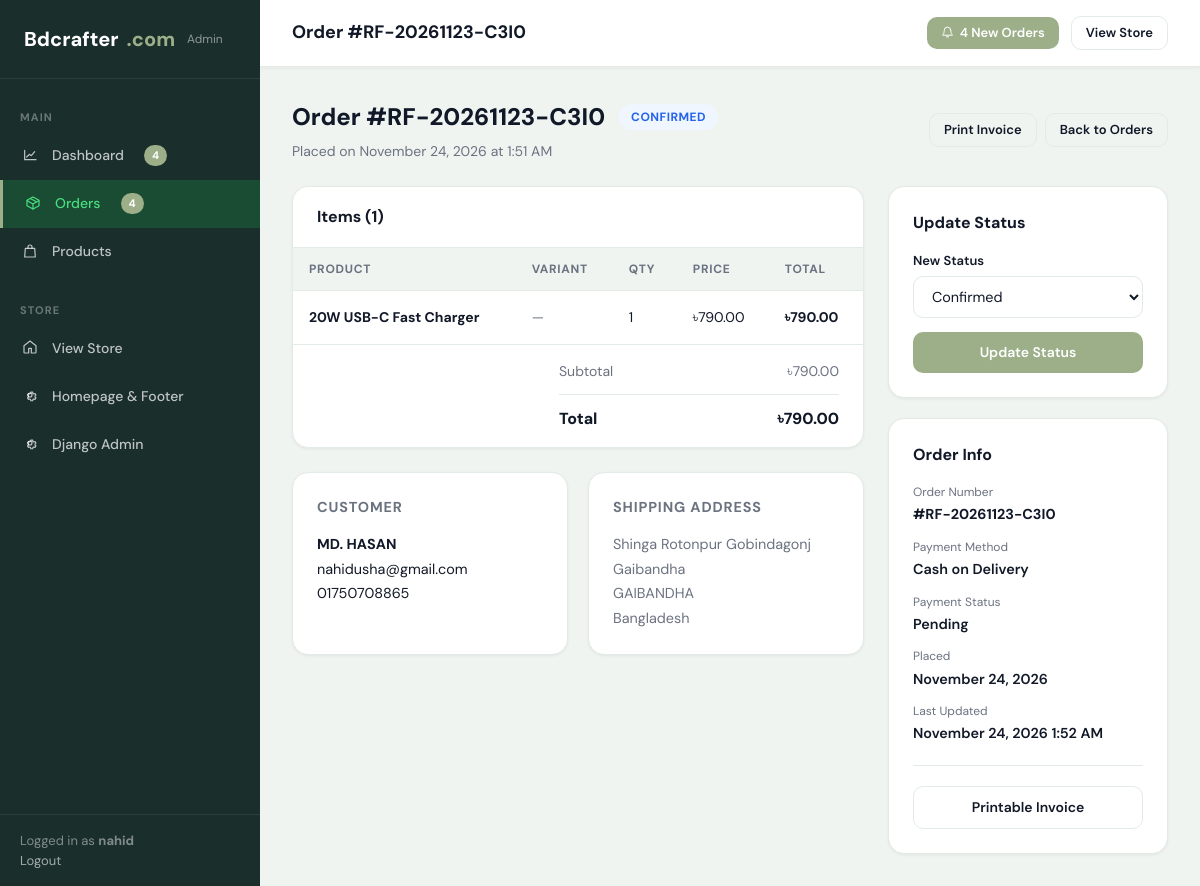
Screenshot of /store-admin/orders/13/ (signed in) with the database file from the repository.
### shop/models.py (models this page shows, shortened)
class Order(models.Model):
    CURRENCY_CHOICES = Product.CURRENCY_CHOICES
    STATUS_CHOICES = [
        ('pending', 'Pending'),
        ('confirmed', 'Confirmed'),
        ('processing', 'Processing'),
        ('packed', 'Packed'),
        ('shipped', 'Shipped'),
        ('delivered', 'Delivered'),
        ('cancelled', 'Cancelled'),
        ('returned', 'Returned'),
        ('refunded', 'Refunded'),
    ]
    user = models.ForeignKey(User, related_name='orders', on_delete=models.SET_NULL, null=True, blank=True)
    order_number = models.CharField(max_length=30, unique=True, blank=True)
    session_key = models.CharField(max_length=40, blank=True)
    first_name = models.CharField(max_length=120)
    last_name = models.CharField(max_length=120)
    email = models.EmailField()
    phone = models.CharField(max_length=40)
    shipping_address = models.CharField(max_length=255)
    shipping_city = models.CharField(max_length=100)
    shipping_state = models.CharField(max_length=100, blank=True)
    shipping_postal_code = models.CharField(max_length=40, blank=True)
    shipping_country = models.CharField(max_length=100, default='Bangladesh')
    billing_address = models.CharField(max_length=255, blank=True)
    billing_city = models.CharField(max_length=100, blank=True)
    billing_state = models.CharField(max_length=100, blank=True)
    billing_postal_code = models.CharField(max_length=40, blank=True)
    billing_country = models.CharField(max_length=100, blank=True)
    note = models.TextField(blank=True)
    coupon = models.ForeignKey(Coupon, null=True, blank=True, on_delete=models.SET_NULL)
    discount = models.DecimalField(max_digits=10, decimal_places=2, default=0)
    shipping_cost = models.DecimalField(max_digits=10, decimal_places=2, default=0)
    total = models.DecimalField(max_digits=12, decimal_places=2)
    currency = models.CharField(max_length=3, choices=CURRENCY_CHOICES, default='BDT')
    requires_quote = models.BooleanField(default=False)
    payment_method = models.CharField(max_length=50, default='Cash on Delivery')
    payment_status = models.CharField(max_length=60, default='Pending')
    status = models.CharField(max_length=30, choices=STATUS_CHOICES, default='pending')
    is_new = models.BooleanField(default=True)  # For admin "new order" indicator
    created_at = models.DateTimeField(auto_now_add=True)
    updated_at = models.DateTimeField(auto_now=True)
    class Meta:
        ordering = ['-created_at']
    def get_subtotal(self):
        return sum(item.total_price() for item in self.items.all())
    @property
    def quote_only(self):
        return self.requires_quote and self.total == 0

class OrderItem(models.Model):
    order = models.ForeignKey(Order, related_name='items', on_delete=models.CASCADE)
    product = models.ForeignKey(Product, related_name='order_items', on_delete=models.SET_NULL, null=True)
    variant = models.ForeignKey(ProductVariant, related_name='order_items', on_delete=models.SET_NULL, null=True, blank=True)
    product_name = models.CharField(max_length=250, blank=True)  # Snapshot at time of order
    variant_name = models.CharField(max_length=80, blank=True)
    quantity = models.PositiveIntegerField(default=1)
    unit_price = models.DecimalField(max_digits=10, decimal_places=2)
    def total_price(self):
        return self.quantity * self.unit_price

class Product(models.Model):
    CURRENCY_CHOICES = [
        ('BDT', 'Bangladeshi Taka'),
        ('USD', 'US Dollar'),
    ]
    name = models.CharField(max_length=250)
    slug = models.SlugField(max_length=260, unique=True)
    sku = models.CharField(max_length=80, unique=True)
    brand = models.ForeignKey(Brand, related_name='products', on_delete=models.SET_NULL, null=True, blank=True)
    category = models.ForeignKey(Category, related_name='products', on_delete=models.SET_NULL, null=True)
    subcategory = models.ForeignKey(SubCategory, related_name='products', on_delete=models.SET_NULL, null=True, blank=True)
    tags = models.ManyToManyField(Tag, related_name='products', blank=True)
    description = models.TextField(blank=True)
    short_description = models.TextField(blank=True)
    price = models.DecimalField(max_digits=10, decimal_places=2)
    currency = models.CharField(max_length=3, choices=CURRENCY_CHOICES, default='BDT')
    price_on_request = models.BooleanField(default=False)
    sale_price = models.DecimalField(max_digits=10, decimal_places=2, null=True, blank=True)
    stock = models.PositiveIntegerField(default=0)
    featured = models.BooleanField(default=False)
    published = models.BooleanField(default=True)
    draft = models.BooleanField(default=False)
    created_at = models.DateTimeField(auto_now_add=True)
    updated_at = models.DateTimeField(auto_now=True)
    class Meta:
        ordering = ['-created_at']

### shop/admin_views.py (the view, shortened to what this page needs)
# urls.py: path('orders/<int:order_id>/', admin_views.admin_order_detail, name='order_detail'),
@staff_member_required(login_url='/accounts/login/')
def admin_order_detail(request, order_id):
    order = get_object_or_404(Order, id=order_id)
    new_count = Order.objects.filter(is_new=True).count()
    return render(request, 'admin_panel/order_detail.html', {
        'order': order,
        'new_count': new_count,
        'page': 'orders',
        'STATUS_CHOICES': Order.STATUS_CHOICES,
    })

### shop/templates/admin_panel/order_detail.html (shortened to what this page needs)
{% extends 'admin_panel/base.html' %}
{% load money %}
{% block topbar_title %}Order #{{ order.order_number }}{% endblock %}
{% block content %}
<div style="max-width:900px;">
    <div style="display:flex;align-items:center;justify-content:space-between;flex-wrap:wrap;gap:1rem;margin-bottom:1.5rem;">
        <div>
            <div style="display:flex;align-items:center;gap:.875rem;flex-wrap:wrap;">
                <h1 style="font-size:1.5rem;font-weight:800;margin:0;">Order #{{ order.order_number }}</h1>
                <span class="status-badge status-{{ order.status }}">{{ order.status|capfirst }}</span>
            </div>
            <p style="color:var(--muted);font-size:.875rem;margin:.375rem 0 0;">Placed on {{ order.created_at|date:"F j, Y \a\t g:i A" }}</p>
        </div>
        <div style="display:flex;gap:.5rem;align-items:center;">
            <a href="{% url 'admin_panel:order_invoice' order.id %}" target="_blank" class="btn btn-ghost btn-sm">Print Invoice</a>
            <a href="{% url 'admin_panel:orders' %}" class="btn btn-ghost btn-sm">Back to Orders</a>
        </div>
    </div>
    <div style="display:grid;grid-template-columns:1fr;gap:1.5rem;" id="order-detail-grid">
        <div style="display:flex;flex-direction:column;gap:1.5rem;">
            <div class="card order-items-card" style="overflow:hidden;">
                <div style="padding:1.125rem 1.5rem;border-bottom:1px solid var(--border);">
                    <h2 style="font-size:1rem;font-weight:700;margin:0;">Items ({{ order.items.count }})</h2>
                </div>
                <div class="order-items-scroll" style="overflow-x:auto;">
                <table class="admin-table">
                    <thead>
                        <tr><th>Product</th><th>Variant</th><th>Qty</th><th>Price</th><th>Total</th></tr>
                    </thead>
                    <tbody>
                        {% for item in order.items.all %}
                        <tr>
                            <td>
                                <strong>{{ item.product_name|default:item.product.name }}</strong>
                            </td>
                            <td style="color:var(--muted);">{{ item.variant_name|default:"—" }}</td>
                            <td>{{ item.quantity }}</td>
                            <td>{{ order.currency|currency_symbol }}{{ item.unit_price }}</td>
                            <td><strong>{{ order.currency|currency_symbol }}{{ item.total_price }}</strong></td>
                        </tr>
                        {% endfor %}
                    </tbody>
                </table>
                </div>
                <div style="padding:1rem 1.5rem;border-top:1px solid var(--border);">
                    <div style="display:flex;flex-direction:column;gap:.5rem;max-width:280px;margin-left:auto;">
                        <div style="display:flex;justify-content:space-between;font-size:.875rem;color:var(--muted);">
                            <span>Subtotal</span><span>{{ order.currency|currency_symbol }}{{ order.get_subtotal }}</span>
                        </div>
                        <hr style="border:none;border-top:1px solid var(--border);margin:.25rem 0;">
                        <div style="display:flex;justify-content:space-between;font-size:1rem;font-weight:800;">
                            <span>Total</span><span>{% if order.quote_only %}Quote pending{% else %}{{ order.currency|currency_symbol }}{{ order.total }}{% if order.requires_quote %} + quote pending{% endif %}{% endif %}</span>
                        </div>
                    </div>
                </div>
            </div>
            <div class="order-customer-grid" style="display:grid;grid-template-columns:repeat(2,minmax(0,1fr));gap:1.25rem;">
                <div class="card" style="padding:1.5rem;">
                    <h3 style="font-size:.9rem;font-weight:700;margin:0 0 .875rem;color:var(--muted);text-transform:uppercase;letter-spacing:.06em;">Customer</h3>
                    <p style="margin:0;font-size:.9rem;line-height:1.7;">
                        <strong>{{ order.first_name }} {{ order.last_name }}</strong><br>
                        {{ order.email }}<br>
                        {{ order.phone }}
                    </p>
                </div>
                <div class="card" style="padding:1.5rem;">
                    <h3 style="font-size:.9rem;font-weight:700;margin:0 0 .875rem;color:var(--muted);text-transform:uppercase;letter-spacing:.06em;">Shipping Address</h3>
                    <p style="margin:0;font-size:.9rem;color:var(--muted);line-height:1.7;">
                        {{ order.shipping_address }}<br>
                        {{ order.shipping_city }}{% if order.shipping_state %}, {{ order.shipping_state }}{% endif %}{% if order.shipping_postal_code %} {{ order.shipping_postal_code }}{% endif %}<br>
                        {{ order.shipping_country }}
                    </p>
                </div>
            </div>
        </div>
        <div style="display:flex;flex-direction:column;gap:1.25rem;">
            <div class="card" style="padding:1.5rem;">
                <h2 style="font-size:1rem;font-weight:700;margin:0 0 1rem;">Update Status</h2>
                <form method="post">
                    <div style="margin-bottom:.875rem;">
                        <label class="form-label" for="status-select">New Status</label>
                        <select name="status" id="status-select" class="form-control">
                            {% for val, label in STATUS_CHOICES %}
                            <option value="{{ val }}" {% if order.status == val %}selected{% endif %}>{{ label }}</option>
                            {% endfor %}
                        </select>
                    </div>
                    <button type="submit" class="btn btn-primary" style="width:100%;">Update Status</button>
                </form>
            </div>
            <div class="card" style="padding:1.5rem;">
                <h2 style="font-size:1rem;font-weight:700;margin:0 0 1rem;">Order Info</h2>
                <div style="display:flex;flex-direction:column;gap:.75rem;">
                    <div>
                        <div style="font-size:.75rem;color:var(--muted);margin-bottom:.2rem;">Order Number</div>
                        <div style="font-weight:700;font-size:.9rem;">#{{ order.order_number }}</div>
                    </div>
                    <div>
                        <div style="font-size:.75rem;color:var(--muted);margin-bottom:.2rem;">Payment Method</div>
                        <div style="font-weight:600;font-size:.9rem;">{{ order.payment_method }}</div>
                    </div>
                    <div>
                        <div style="font-size:.75rem;color:var(--muted);margin-bottom:.2rem;">Payment Status</div>
                        <div style="font-weight:600;font-size:.9rem;">{{ order.payment_status }}</div>
                    </div>
                    <div>
                        <div style="font-size:.75rem;color:var(--muted);margin-bottom:.2rem;">Placed</div>
                        <div style="font-weight:600;font-size:.9rem;">{{ order.created_at|date:"F j, Y" }}</div>
                    </div>
                    <div>
                        <div style="font-size:.75rem;color:var(--muted);margin-bottom:.2rem;">Last Updated</div>
                        <div style="font-weight:600;font-size:.9rem;">{{ order.updated_at|date:"F j, Y g:i A" }}</div>
                    </div>
                    <hr style="border:none;border-top:1px solid var(--border);margin:.5rem 0;">
                    <a href="{% url 'admin_panel:order_invoice' order.id %}" target="_blank" class="btn btn-ghost" style="width:100%;text-align:center;">
                        Printable Invoice
                    </a>
                </div>
            </div>
        </div>
    </div>
</div>
{% endblock %}

### shop/templates/admin_panel/base.html (shortened to what this page needs)
{% load static %}
<!DOCTYPE html>
<html lang="en">
<head>
    <script src="https://cdn.tailwindcss.com"></script>
</head>
<body>
<aside class="admin-sidebar" id="adminSidebar">
    <div class="sidebar-logo">
        <a href="{% url 'admin_panel:dashboard' %}">
            Bdcrafter<span class="dot">.com</span>
            <span style="font-size:.75rem;opacity:.5;font-weight:400;margin-left:.25rem;">Admin</span>
        </a>
    </div>
    <nav class="sidebar-nav">
        <div class="sidebar-section">Main</div>
        <a href="{% url 'admin_panel:dashboard' %}" class="sidebar-link {% if page == 'dashboard' %}active{% endif %}">
            <span class="sidebar-icon">{% include 'shop/includes/icon.html' with icon='chart' %}</span> Dashboard
            {% if new_count > 0 %}
                <span class="sidebar-badge">{{ new_count }}</span>
            {% endif %}
        </a>
        <a href="{% url 'admin_panel:orders' %}" class="sidebar-link {% if page == 'orders' %}active{% endif %}">
            <span class="sidebar-icon">{% include 'shop/includes/icon.html' with icon='package' %}</span> Orders
            {% if new_count > 0 %}
                <span class="sidebar-badge">{{ new_count }}</span>
            {% endif %}
        </a>
        <a href="{% url 'admin_panel:products' %}" class="sidebar-link {% if page == 'products' %}active{% endif %}">
            <span class="sidebar-icon">{% include 'shop/includes/icon.html' with icon='bag' %}</span> Products
        </a>
        <div class="sidebar-section" style="margin-top:.75rem;">Store</div>
        <a href="{% url 'shop:home' %}" target="_blank" class="sidebar-link">
            <span class="sidebar-icon">{% include 'shop/includes/icon.html' with icon='home' %}</span> View Store
        </a>
        <a href="{% url 'admin_panel:storefront_content' %}" class="sidebar-link {% if page == 'storefront' %}active{% endif %}">
            <span class="sidebar-icon">{% include 'shop/includes/icon.html' with icon='settings' %}</span> Homepage &amp; Footer
        </a>
        <a href="/admin/" class="sidebar-link">
            <span class="sidebar-icon">{% include 'shop/includes/icon.html' with icon='settings' %}</span> Django Admin
        </a>
    </nav>
    <div class="sidebar-footer">
        Logged in as <strong>{{ request.user.username }}</strong><br>
        <a href="{% url 'logout' %}">Logout</a>
    </div>
</aside>
<div class="admin-main">
    <header class="admin-topbar">
        <div style="display:flex;align-items:center;gap:1rem;">
            <span class="topbar-title">{% block topbar_title %}Admin{% endblock %}</span>
        </div>
        <div class="topbar-actions">
            {% if new_count > 0 %}
            <a href="{% url 'admin_panel:orders' %}" class="btn btn-primary btn-sm">
                {% include 'shop/includes/icon.html' with icon='bell' %} {{ new_count }} New Order{{ new_count|pluralize }}
            </a>
            {% endif %}
            <a href="{% url 'shop:home' %}" target="_blank" class="btn btn-ghost btn-sm">View Store</a>
        </div>
    </header>
    <div class="admin-content">
        {% block content %}{% endblock %}
    </div>
</div>
</body>
</html>

### rows the page displays
Order: order_number "RF-20261123-C3I0", status "CONFIRMED", created_at "November 24, 2026 at 1:51 AM", items.count "1", currency "৳", get_subtotal "790.00", total "790.00", first_name "MD.", last_name "HASAN", email "nahidusha@gmail.com", phone "01750708865", shipping_address "Shinga Rotonpur Gobindagonj Gaibandha", shipping_city "GAIBANDHA", shipping_country "Bangladesh", status "Confirmed", payment_method "Cash on Delivery", payment_status "Pending", created_at "November 24, 2026", updated_at "November 24, 2026 1:52 AM"
OrderItem: product_name "20W USB-C Fast Charger", variant_name "—", quantity "1", unit_price "790.00", total_price "790.00"

### other values shown
{{ new_count }} "4"
{{ request.user.username }} "nahid"
